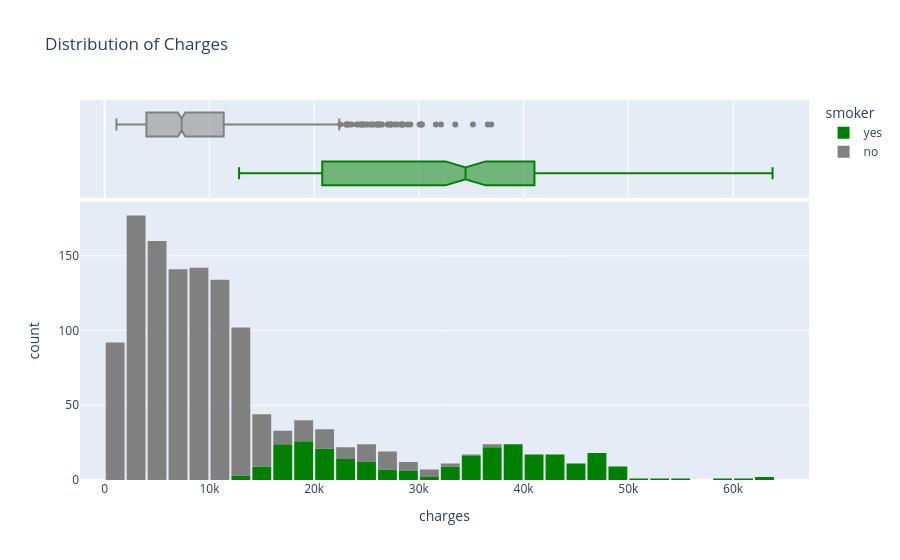

Notebook code cell kept with this figure:
### Code cell
fig=px.histogram(medical_df,x='charges',marginal='box',color='smoker',color_discrete_sequence=['green','grey'],title='Distribution of Charges')
fig.update_layout(bargap=0.1)
fig.show()

### Figure 1 — Plotly figure (JSON) as saved in the notebook; plotly's stock layout.template omitted (floating-point values rounded to 4 significant figures; data arrays with more than 128 entries replaced by an {"elided": "..."} marker saying what was removed)
{"data": [{"bingroup": "x", "hovertemplate": "smoker=yes<br>charges=%{x}<br>count=%{y}<extra></extra>", "legendgroup": "yes", "marker": {"color": "green", "pattern": {"shape": ""}}, "name": "yes", "orientation": "v", "showlegend": true, "type": "histogram", "x": {"elided": "274 float values"}, "xaxis": "x", "yaxis": "y"}, {"hovertemplate": "smoker=yes<br>charges=%{x}<extra></extra>", "legendgroup": "yes", "marker": {"color": "green"}, "name": "yes", "notched": true, "showlegend": false, "type": "box", "x": {"elided": "274 float values"}, "xaxis": "x2", "yaxis": "y2"}, {"bingroup": "x", "hovertemplate": "smoker=no<br>charges=%{x}<br>count=%{y}<extra></extra>", "legendgroup": "no", "marker": {"color": "grey", "pattern": {"shape": ""}}, "name": "no", "orientation": "v", "showlegend": true, "type": "histogram", "x": {"elided": "1064 float values"}, "xaxis": "x", "yaxis": "y"}, {"hovertemplate": "smoker=no<br>charges=%{x}<extra></extra>", "legendgroup": "no", "marker": {"color": "grey"}, "name": "no", "notched": true, "showlegend": false, "type": "box", "x": {"elided": "1064 float values"}, "xaxis": "x2", "yaxis": "y2"}], "layout": {"bargap": 0.1, "barmode": "relative", "legend": {"title": {"text": "smoker"}, "tracegroupgap": 0}, "title": {"text": "Distribution of Charges"}, "xaxis": {"anchor": "y", "domain": [0, 1], "title": {"text": "charges"}}, "xaxis2": {"anchor": "y2", "domain": [0, 1], "matches": "x", "showgrid": true, "showticklabels": false}, "yaxis": {"anchor": "x", "domain": [0, 0.7326], "title": {"text": "count"}}, "yaxis2": {"anchor": "x2", "domain": [0.7426, 1], "matches": "y2", "showgrid": false, "showline": false, "showticklabels": false, "ticks": ""}}}
